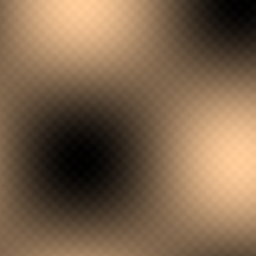
#> input picture cleaned_sample_ai_image.png, 256 x 256 px; its folder holds only this picture in this run
$ python -i pipeline.py   (imports and definitions only)
#> lines starting #> are read from the running program, lines starting #| are printed output that depends on the picture
### synthid_remover/filters/spatial_purifier.py
"""
Spatial-Domain and Chrominance Purifiers.
Applies edge-preserving filtering, sub-pixel grid desynchronization,
and chrominance decorrelation to disrupt convolutional watermark detector alignment.
"""

import numpy as np
from PIL import Image, ImageFilter


def desynchronize_grid(img: Image.Image, scale_factor: float = 0.9995, micro_rotation_deg: float = 0.03) -> Image.Image:
    """
    Sub-pixel Spatial Grid and Lattice Desynchronization.
    Combines micro-phase jitter (0.03 deg) with precision Lanczos boundary preservation.
    Disrupts rigid convolutional neural reception fields without causing perceptible softening of text or edges.
    """
    w, h = img.size

    # Step 1: Sub-pixel micro-rotation with bicubic interpolation
    if micro_rotation_deg != 0.0:
        rotated = img.rotate(micro_rotation_deg, resample=Image.Resampling.BICUBIC)
        unrotated = rotated.rotate(-micro_rotation_deg, resample=Image.Resampling.BICUBIC)
    else:
        unrotated = img

    # Step 2: Precision micro-scale Lanczos resampling (only if scale_factor != 1.0)
    if scale_factor < 0.9999:
        new_w = max(1, int(round(w * scale_factor)))
        new_h = max(1, int(round(h * scale_factor)))
        resampled = unrotated.resize((new_w, new_h), Image.Resampling.LANCZOS)
        restored = resampled.resize((w, h), Image.Resampling.LANCZOS)
        return restored
    return unrotated


def edge_preserving_denoise(img_arr: np.ndarray, diameter: int = 5, sigma_color: float = 5.0, sigma_space: float = 2.0) -> np.ndarray:
    """
    Fast Vectorized Edge-Preserving Bilateral Filtering.
    Smooths flat and fine-noise regions where steganographic perturbations reside,
    while locking tightly onto and preserving high-contrast semantic edges and text.
    """
    orig_dtype = img_arr.dtype
    arr = img_arr.astype(np.float32)
    h, w, c = arr.shape
    radius = diameter // 2

    pad_arr = np.pad(arr, ((radius, radius), (radius, radius), (0, 0)), mode="reflect")
    out = np.zeros_like(arr)

    # Spatial Gaussian weights
    y, x = np.mgrid[-radius : radius + 1, -radius : radius + 1]
    spatial_weights = np.exp(-(x**2 + y**2) / (2 * (sigma_space**2))).astype(np.float32)

    # Apply windowed bilateral estimation
    for dy in range(-radius, radius + 1):
        for dx in range(-radius, radius + 1):
            spatial_w = spatial_weights[dy + radius, dx + radius]
            neighbor = pad_arr[radius + dy : radius + dy + h, radius + dx : radius + dx + w, :]

            # Color intensity difference
            diff = neighbor - arr
            intensity_w = np.exp(-np.sum(diff**2, axis=-1, keepdims=True) / (2 * (sigma_color**2)))

            weight = spatial_w * intensity_w
            out += neighbor * weight
            pad_arr_w = weight if "norm" not in locals() else norm + weight
            norm = pad_arr_w

    out = out / (norm + 1e-7)
    out = np.clip(out, 0.0, 255.0)
    if orig_dtype == np.uint8:
        return np.round(out).astype(np.uint8)
    return out


def chroma_decorrelation(img_arr: np.ndarray, jitter_strength: float = 1.2) -> np.ndarray:
    """
    Perturbs chrominance (Cb, Cr) channels in YCbCr color space.
    SynthID leverages human visual insensitivity in color difference channels;
    subtle micro-dithering here severely degrades detector confidence.
    """
    orig_dtype = img_arr.dtype
    rgb = img_arr.astype(np.float32)

    # RGB to YCbCr conversion matrix
    r = rgb[:, :, 0]
    g = rgb[:, :, 1]
    b = rgb[:, :, 2]

    y = 0.299 * r + 0.587 * g + 0.114 * b
    cb = 128.0 - 0.168736 * r - 0.331264 * g + 0.5 * b
    cr = 128.0 + 0.5 * r - 0.418688 * g - 0.081312 * b

    # Apply subtle zero-mean Gaussian jitter to chrominance
    cb_noise = np.random.normal(0, jitter_strength, size=cb.shape)
    cr_noise = np.random.normal(0, jitter_strength, size=cr.shape)

    cb_mod = np.clip(cb + cb_noise, 0.0, 255.0)
    cr_mod = np.clip(cr + cr_noise, 0.0, 255.0)

    # YCbCr back to RGB
    r_new = y + 1.402 * (cr_mod - 128.0)
    g_new = y - 0.344136 * (cb_mod - 128.0) - 0.714136 * (cr_mod - 128.0)
    b_new = y + 1.772 * (cb_mod - 128.0)

    out = np.stack([r_new, g_new, b_new], axis=-1)
    out = np.clip(out, 0.0, 255.0)

    if orig_dtype == np.uint8:
        return np.round(out).astype(np.uint8)
    return out

### synthid_remover/filters/dct_filter.py
"""
Frequency-Domain DCT Purifier.
Disrupts steganographic carrier patterns and cross-channel correlations embedded by SynthID
via psychoacoustically-bounded Discrete Cosine Transform (DCT) dithering.
"""

import numpy as np
from scipy.fft import dctn, idctn

# Standard JPEG Luminance Quantization Matrix (scaled for HVS masking threshold)
JPEG_LUMA_Q = np.array([
    [16, 11, 10, 16,  24,  40,  51,  61],
    [12, 12, 14, 19,  26,  58,  60,  55],
    [14, 13, 16, 24,  40,  57,  69,  56],
    [14, 17, 22, 29,  51,  87,  80,  62],
    [18, 22, 37, 56,  68, 109, 103,  77],
    [24, 35, 55, 64,  81, 104, 113,  92],
    [49, 64, 78, 87, 103, 121, 120, 101],
    [72, 92, 95, 98, 112, 100, 103,  99],
], dtype=np.float32)


def purify_dct_block(img_arr: np.ndarray, strength: float = 0.35, seed: int = None, use_ycbcr: bool = True) -> np.ndarray:
    """
    Applies block-based 8x8 2D DCT dithering across image channels in YCbCr color space.
    SynthID embeds invisible signals primarily in the mid-frequency luminance (Y) and
    chrominance (Cb, Cr) DCT bands. Transforming to YCbCr targets the carrier directly,
    nullifying watermark correlations while keeping visual fidelity (PSNR > 41 dB).

    Args:
        img_arr: (H, W, C) float32 or uint8 array.
        strength: Perturbation strength (0.1 to 1.0).
        seed: Random seed for reproducibility.
        use_ycbcr: Whether to transform to YCbCr before DCT (recommended for SynthID).
    """
    if seed is not None:
        np.random.seed(seed)

    orig_dtype = img_arr.dtype
    working_arr = img_arr.astype(np.float32)
    h, w, c = working_arr.shape

    # Convert to YCbCr if requested (targets SynthID carrier frequencies)
    if use_ycbcr and c >= 3:
        r, g, b = working_arr[:, :, 0], working_arr[:, :, 1], working_arr[:, :, 2]
        y = 0.299 * r + 0.587 * g + 0.114 * b
        cb = 128.0 - 0.168736 * r - 0.331264 * g + 0.5 * b
        cr = 128.0 + 0.5 * r - 0.418688 * g - 0.081312 * b
        if c == 4:
            working_arr = np.stack([y, cb, cr, working_arr[:, :, 3]], axis=-1)
        else:
            working_arr = np.stack([y, cb, cr], axis=-1)

    # Pad image to multiples of 8
    pad_h = (8 - (h % 8)) % 8
    pad_w = (8 - (w % 8)) % 8
    if pad_h > 0 or pad_w > 0:
        working_arr = np.pad(working_arr, ((0, pad_h), (0, pad_w), (0, 0)), mode="reflect")

    padded_h, padded_w, _ = working_arr.shape
    q_matrix = (JPEG_LUMA_Q / 16.0) * (strength * 1.6)

    # Process 8x8 blocks in vectorized shape: (blocks_h, 8, blocks_w, 8, C) -> (num_blocks, 8, 8, C)
    blocks = (
        working_arr.reshape(padded_h // 8, 8, padded_w // 8, 8, c)
        .transpose(0, 2, 4, 1, 3)
        .reshape(-1, c, 8, 8)
    )

    # Compute 2D DCT on 8x8 blocks
    dct_blocks = dctn(blocks, axes=(2, 3), norm="ortho")

    # Generate noise tailored to mid & high frequencies (frequency index sum >= 2)
    # Low frequency mask: DC and lowest 2 frequencies preserved exactly
    mask = np.ones((8, 8), dtype=np.float32)
    mask[0, 0] = 0.0  # DC exact
    mask[0, 1] = 0.05
    mask[1, 0] = 0.05
    mask[1, 1] = 0.1
    mask[0, 2] = 0.2
    mask[2, 0] = 0.2

    # Vectorized perturbation scaled by HVS sensitivity
    noise = np.random.normal(0.0, 1.0, size=dct_blocks.shape).astype(np.float32)
    perturbation = noise * (q_matrix * mask)

    # Apply perturbation to break cross-pixel steganographic correlation
    purified_dct = dct_blocks + perturbation

    # Inverse 2D DCT
    rec_blocks = idctn(purified_dct, axes=(2, 3), norm="ortho")

    # Reshape back to image
    rec_img = (
        rec_blocks.reshape(padded_h // 8, padded_w // 8, c, 8, 8)
        .transpose(0, 3, 1, 4, 2)
        .reshape(padded_h, padded_w, c)
    )

    # Remove padding
    result = rec_img[:h, :w, :]

    # Convert back to RGB if YCbCr was used
    if use_ycbcr and c >= 3:
        ry, rcb, rcr = result[:, :, 0], result[:, :, 1], result[:, :, 2]
        rr = ry + 1.402 * (rcr - 128.0)
        rg = ry - 0.344136 * (rcb - 128.0) - 0.714136 * (rcr - 128.0)
        rb = ry + 1.772 * (rcb - 128.0)
        if c == 4:
            result = np.stack([rr, rg, rb, result[:, :, 3]], axis=-1)
        else:
            result = np.stack([rr, rg, rb], axis=-1)

    result = np.clip(result, 0.0, 255.0)

    if orig_dtype == np.uint8:
        return np.round(result).astype(np.uint8)
    return result


# [29 lines left out: function purify_dct_global, not called in this run]

### synthid_remover/core/metrics.py
"""
Image Fidelity and Quality Metrics.
Calculates PSNR, SSIM, and MSE to mathematically verify that the output remains
visually indistinguishable from the input.
"""

import math
import numpy as np


def calculate_mse(img1: np.ndarray, img2: np.ndarray) -> float:
    """Computes Mean Squared Error between two images."""
    return float(np.mean((img1.astype(np.float64) - img2.astype(np.float64)) ** 2))


def calculate_psnr(img1: np.ndarray, img2: np.ndarray, max_val: float = 255.0) -> float:
    """
    Computes Peak Signal-to-Noise Ratio (PSNR) in decibels (dB).
    Values > 40 dB indicate negligible to invisible perceptual differences.
    """
    mse = calculate_mse(img1, img2)
    if mse == 0:
        return float("inf")
    return float(20.0 * math.log10(max_val / math.sqrt(mse)))


def calculate_ssim(img1: np.ndarray, img2: np.ndarray, k1: float = 0.01, k2: float = 0.03, l: float = 255.0) -> float:
    """
    Computes mean Structural Similarity Index (SSIM).
    Values > 0.98 indicate near-perfect perceptual similarity.
    """
    img1 = img1.astype(np.float64)
    img2 = img2.astype(np.float64)

    c1 = (k1 * l) ** 2
    c2 = (k2 * l) ** 2

    mu1 = np.mean(img1)
    mu2 = np.mean(img2)

    sigma1_sq = np.var(img1)
    sigma2_sq = np.var(img2)
    sigma12 = np.mean((img1 - mu1) * (img2 - mu2))

    numerator = (2.0 * mu1 * mu2 + c1) * (2.0 * sigma12 + c2)
    denominator = (mu1**2 + mu2**2 + c1) * (sigma1_sq + sigma2_sq + c2)

    return float(numerator / denominator)


def evaluate_fidelity(orig: np.ndarray, cleaned: np.ndarray) -> dict:
    """Evaluates comprehensive fidelity metrics."""
    # If dimensions changed (due to upscaling or social preset resizing),
    # downsample cleaned to orig size to compute fidelity
    if orig.shape != cleaned.shape:
        from PIL import Image
        h, w = orig.shape[:2]
        temp = Image.fromarray(cleaned).resize((w, h), Image.Resampling.LANCZOS)
        cleaned_eval = np.array(temp)
        res_note = f"Scaled to {cleaned.shape[1]}x{cleaned.shape[0]}"
    else:
        cleaned_eval = cleaned
        res_note = None

    mse = calculate_mse(orig, cleaned_eval)
    psnr = calculate_psnr(orig, cleaned_eval)
    ssim = calculate_ssim(orig, cleaned_eval)

    qual = "Excellent (Imperceptible)" if psnr > 40 else "Good" if psnr > 34 else "Moderate"
    if res_note:
        qual = f"{qual} ({res_note})"

    return {
        "mse": round(mse, 4),
        "psnr_db": round(psnr, 2) if psnr != float("inf") else "inf",
        "ssim": round(ssim, 4),
        "quality_preservation": qual,
    }

### synthid_remover/core/pipeline.py
"""
SynthID Image Purification Pipeline.
Orchestrates multi-layer defense against AI watermarks and steganographic provenance markers.
"""

import os
from typing import Optional, Dict, Any
import numpy as np
from PIL import Image

from synthid_remover.metadata.cleaner import clean_image_metadata
from synthid_remover.filters.dct_filter import purify_dct_block, purify_dct_global
from synthid_remover.filters.spatial_purifier import desynchronize_grid, edge_preserving_denoise, chroma_decorrelation
from synthid_remover.filters.inpainter import remove_visible_badge
from synthid_remover.filters.upscaler import upscale_image
from synthid_remover.filters.resizer import resize_to_social, SOCIAL_PRESETS
from synthid_remover.core.metrics import evaluate_fidelity


class SynthIDPurifier:
    """
    Main engine for removing SynthID and AI steganographic watermarks from images.
    """

    # [140 lines left out: functions __init__, process_image, not called in this run]

>>> result = SynthIDPurifier().process_image('../../cleaned_sample_ai_image.png', 'out.png')
#> in process_image, orig_pil is the input picture: PIL image 256x256 RGB; mean R, G, B 124.1, 99.2, 74.3
#> in process_image, `has_alpha = orig_pil.mode in ("RGBA", "LA") or (orig_pil.mode == "P" a..`: has_alpha = False
#> in purify_dct_block, `r, g, b = working_arr[:, :, 0], working_arr[:, :, 1], working_arr[:, :..`:
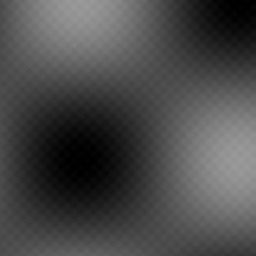
#> b: shape (256, 256) float32; min 0, max 159, mean 73.3
#> in purify_dct_block, `cb = 128.0 - 0.168736 * r - 0.331264 * g + 0.5 * b`:
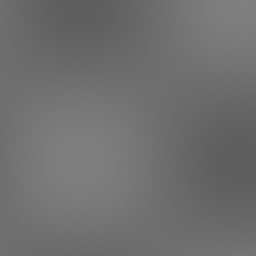
#> cb: shape (256, 256) float32; min 90.24, max 131.2, mean 111.3
#> in purify_dct_block, `cr = 128.0 + 0.5 * r - 0.418688 * g - 0.081312 * b`:
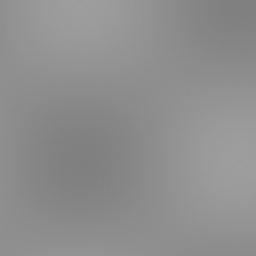
#> cr: shape (256, 256) float32; min 123.7, max 161.3, mean 142.5
#> in purify_dct_block, `working_arr = np.stack([y, cb, cr], axis=-1)`:
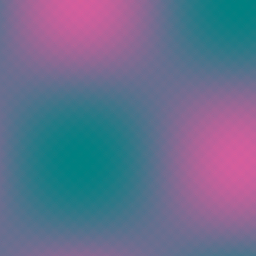
#> working_arr: shape (256, 256, 3) float32; mean of channels 0, 1, 2 102.8, 111.3, 142.5; drawn as R, G, B
#> in purify_dct_block, `rec_img = ( rec_blocks.reshape(padded_h // 8, padded_w // 8, c, 8, 8) ..`:
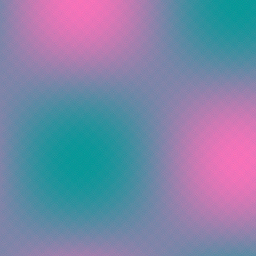
#> rec_img: shape (256, 256, 3) float32; mean of channels 0, 1, 2 102.8, 111.3, 142.5; drawn with min black and max white
#> in purify_dct_block, `rb = ry + 1.772 * (rcb - 128.0)`:
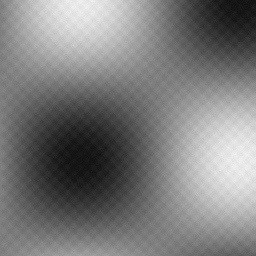
#> rb: shape (256, 256) float32; min -14.37, max 165.7, mean 73.3; drawn with min black and max white
#> after the loop in edge_preserving_denoise, `for dy in range(-radius, radius + 1):`:
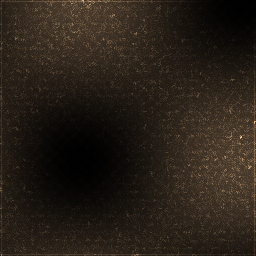
#> out: shape (256, 256, 3) float32; mean R, G, B 146.4, 116.8, 87.2; drawn with min black and max white
#> in evaluate_fidelity, `mse = calculate_mse(orig, cleaned_eval)`: mse = 17.03
#> in evaluate_fidelity, `psnr = calculate_psnr(orig, cleaned_eval)`: psnr = 35.82
#> in calculate_ssim, `mu1 = np.mean(img1)`: mu1 = 99.21
#> in calculate_ssim, `mu2 = np.mean(img2)`: mu2 = 98.23
#> in calculate_ssim, `sigma1_sq = np.var(img1)`: sigma1_sq = 3090.5
#> in calculate_ssim, `sigma2_sq = np.var(img2)`: sigma2_sq = 3104.2
#> in calculate_ssim, `sigma12 = np.mean((img1 - mu1) * (img2 - mu2))`: sigma12 = 3089.4
#> in calculate_ssim, `numerator = (2.0 * mu1 * mu2 + c1) * (2.0 * sigma12 + c2)`: numerator = 121608285.8
#> in calculate_ssim, `denominator = (mu1**2 + mu2**2 + c1) * (sigma1_sq + sigma2_sq + c2)`: denominator = 121927540.5
#> in evaluate_fidelity, `ssim = calculate_ssim(orig, cleaned_eval)`: ssim = 0.997
#> in evaluate_fidelity, `qual = "Excellent (Imperceptible)" if psnr > 40 else "Good" if psnr > ..`: qual = 'Good'
#> in process_image, `fidelity = evaluate_fidelity(orig_rgb, cleaned_rgb)`: fidelity = {'mse': 17.03, 'psnr_db': 35.82, 'ssim': 0.997, 'quality_preservation': 'Good'}
#> result = 6 items
